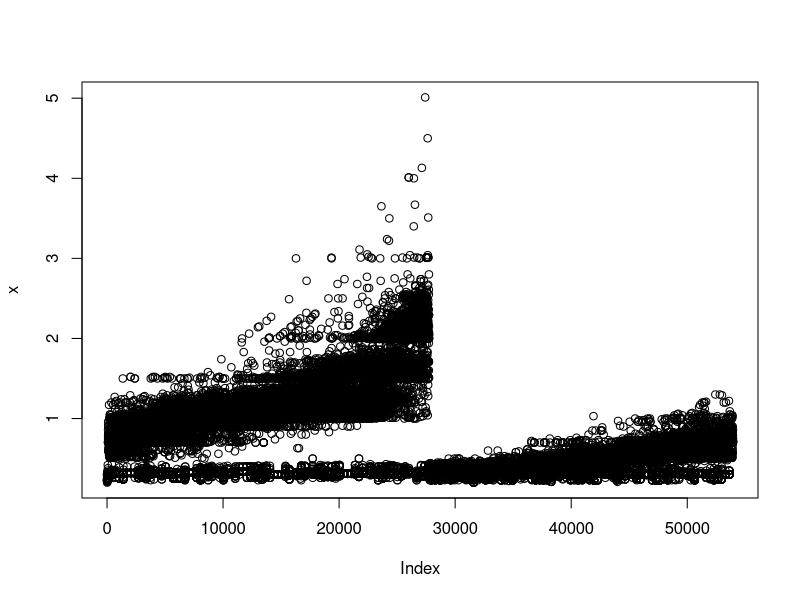
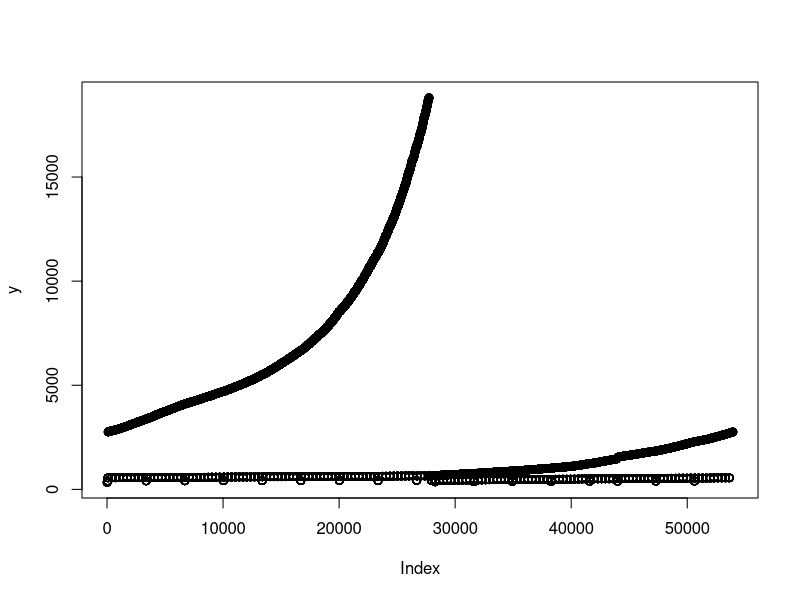
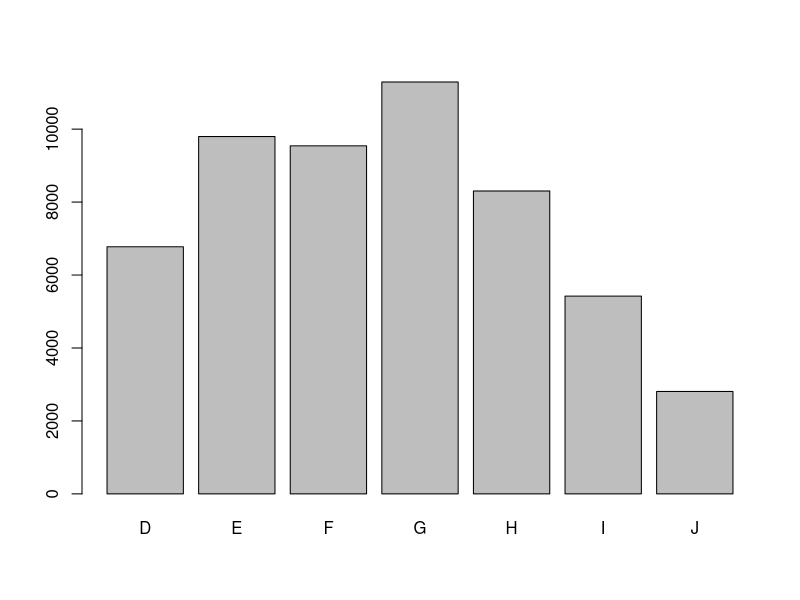
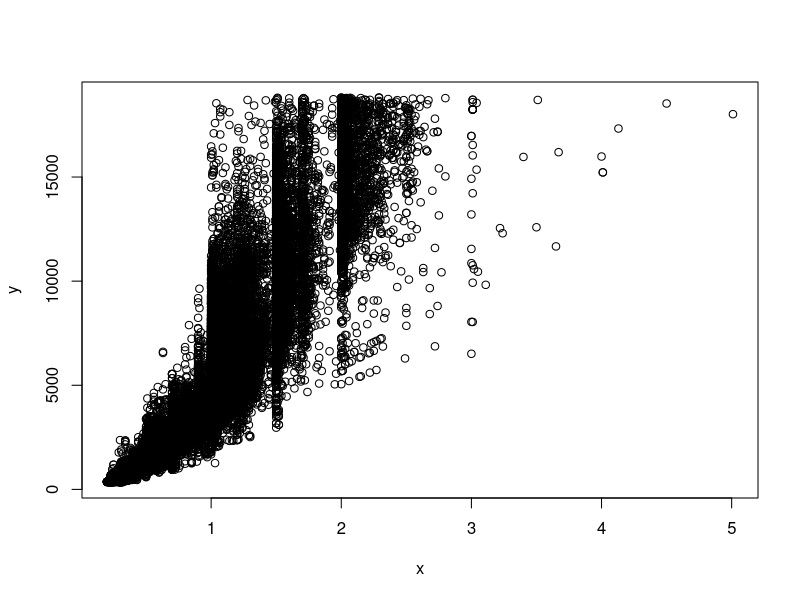
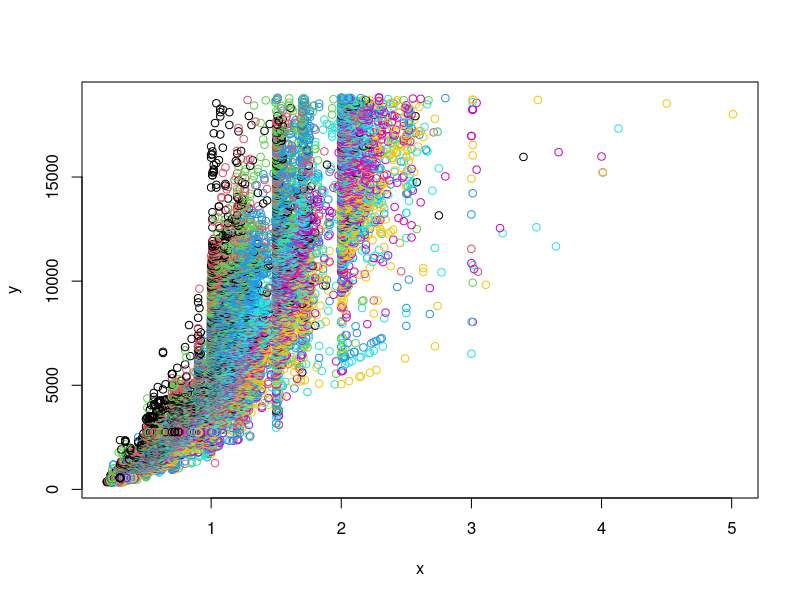
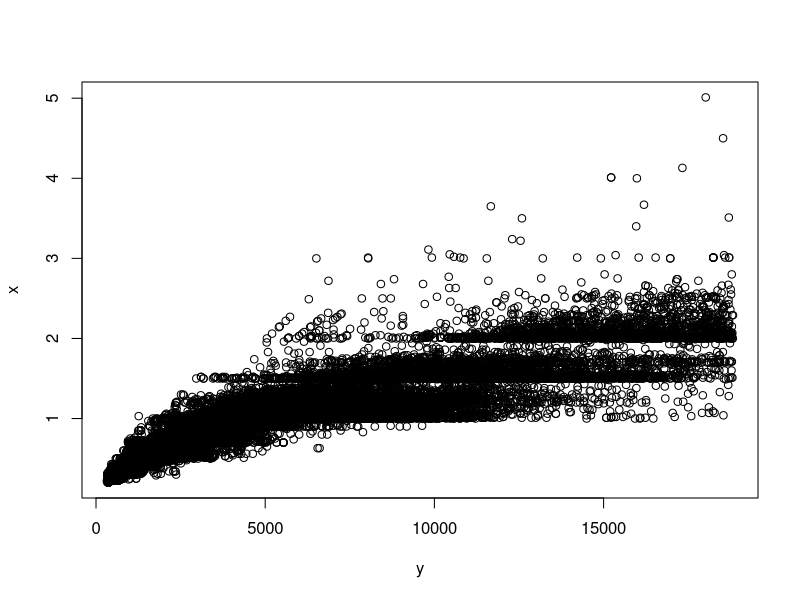
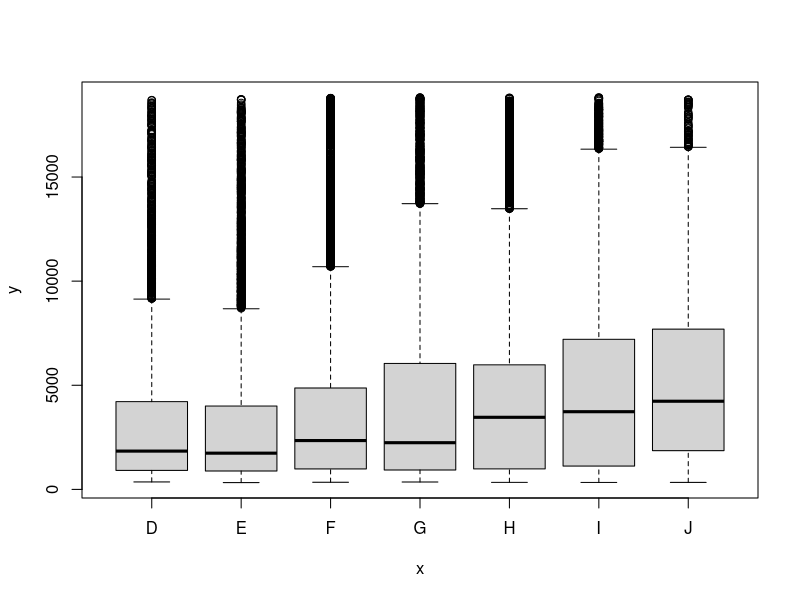
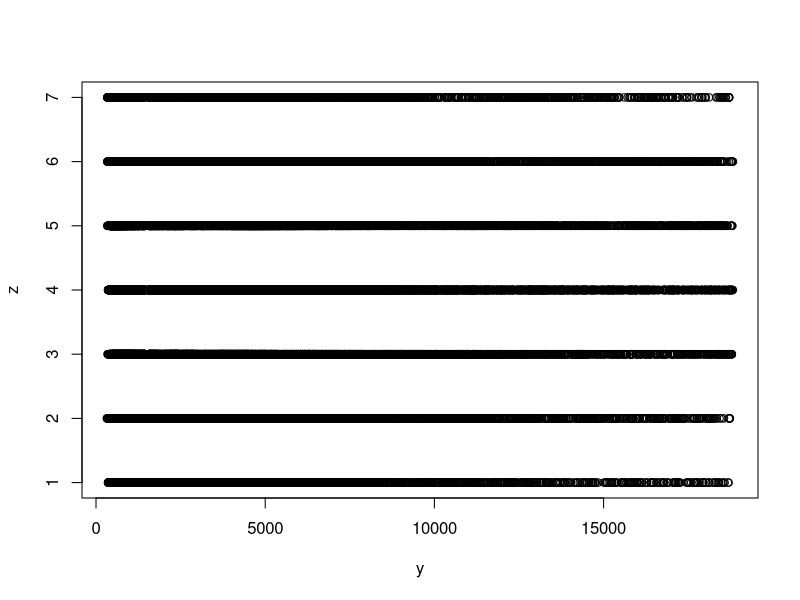

R code for these plots, in order:
if (!require("ggplot2")) install.packages("ggplot2")
library(ggplot2)
d=diamonds
x=diamonds$carat
y=diamonds$price
z=diamonds$color
z1=diamonds[diamonds$color=="D",]
z2=subset(diamonds, color=="D" | color=="E")
z2=subset(diamonds, color=="D" | color=="E" & depth > 60)

plot(x)   #x 為重量，num
plot(y)   #y 為價錢，int
plot(z)   #z 為色澤，factor
plot(x,y) #xy vector
plot(x,y,col=z) #xy vector
plot(y,x) #yx vector
plot(z,y) #z factor;  y vetor boxplot
plot(y,z) #y vector;  z factor plot  
plot(z1,y)
#心得：X軸為類別型，Y軸為數值，會有 box統計
#心得：X軸為數值，就是各點分配圖
plot(diamonds) #請小心使用 same as the "pairs(d)"
plot(~x)
plot(~z)  
plot(y~z) #same as plot(z,y)
plot(y~x+z)
pairs(d)
########################################
w=diamonds$table  #w=table
coplot(y~x|z) #given z ,conditional plot
coplot(y~x|z+w)  #given z

########################################

data(AirPassengers)
class(AirPassengers)
AirPassengers
plot(AirPassengers)


